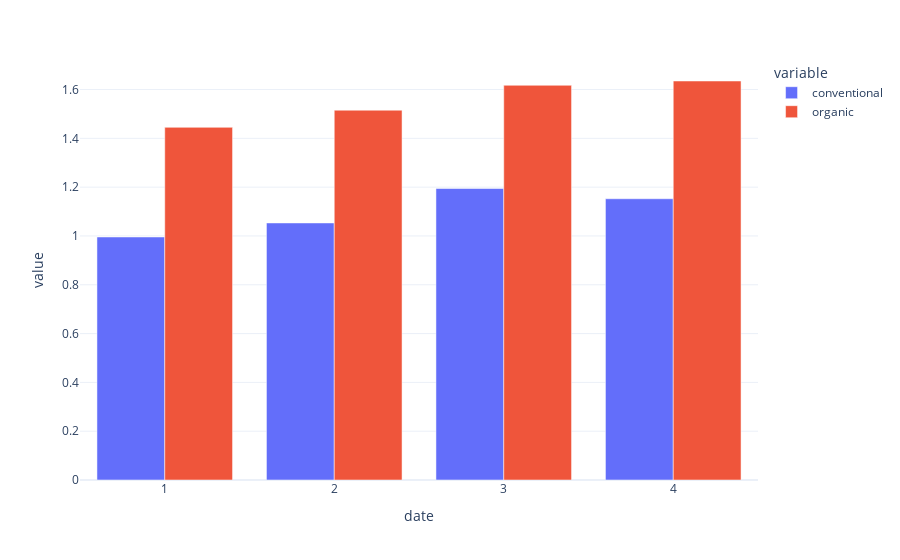

Here is the notebook cell this chart was saved with:
### Code cell
px.bar(_df.groupby(_df.date.dt.quarter).mean(), barmode="group")

### Figure 1 — Plotly figure (JSON) as saved in the notebook; plotly's stock layout.template omitted (floating-point values rounded to 4 significant figures)
{"data": [{"alignmentgroup": "True", "hovertemplate": "variable=conventional<br>date=%{x}<br>value=%{y}<extra></extra>", "legendgroup": "conventional", "marker": {"color": "#636efa", "pattern": {"shape": ""}}, "name": "conventional", "offsetgroup": "conventional", "orientation": "v", "showlegend": true, "textposition": "auto", "type": "bar", "x": [1, 2, 3, 4], "xaxis": "x", "y": [0.9959, 1.053, 1.194, 1.153], "yaxis": "y"}, {"alignmentgroup": "True", "hovertemplate": "variable=organic<br>date=%{x}<br>value=%{y}<extra></extra>", "legendgroup": "organic", "marker": {"color": "#EF553B", "pattern": {"shape": ""}}, "name": "organic", "offsetgroup": "organic", "orientation": "v", "showlegend": true, "textposition": "auto", "type": "bar", "x": [1, 2, 3, 4], "xaxis": "x", "y": [1.445, 1.515, 1.617, 1.635], "yaxis": "y"}], "layout": {"barmode": "group", "legend": {"title": {"text": "variable"}, "tracegroupgap": 0}, "margin": {"t": 60}, "xaxis": {"anchor": "y", "domain": [0, 1], "title": {"text": "date"}}, "yaxis": {"anchor": "x", "domain": [0, 1], "title": {"text": "value"}}}}
